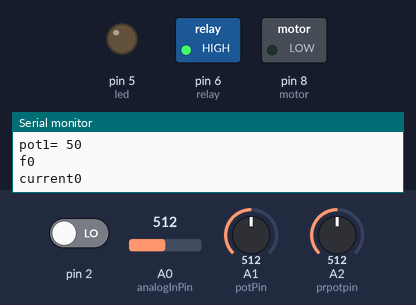
The sketch below on a simulated Arduino Uno, built with avr-gcc and run on an emulated ATmega328P. Shown: switched loads named in the sketch (green lamp = pin HIGH), output pins drawn as LEDs (lit = HIGH), the last lines printed to the serial monitor. Dashed ring = blinking. The test bench sets the inputs (shaded band); at power-on: A1 (potPin) = 512, pin 2 LOW, A2 (prpotpin) = 512, A0 (analogInPin) = 512.

Above: at 1.2 s.
1.3 s: A1 (potPin) set to 107
2.8 s: A1 (potPin) set to 93
4.3 s: pin 2 driven HIGH
6.2 s: A2 (prpotpin) set to 530
At 7.4 s:
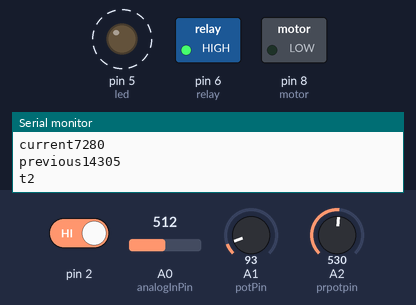
9.2 s: A0 (analogInPin) set to 716
At 10.37 s:
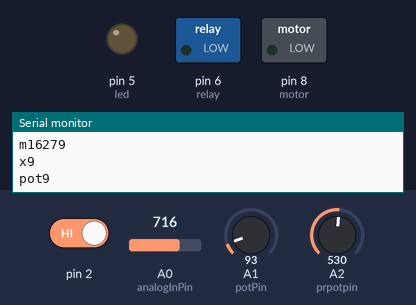
At 11.9 s:
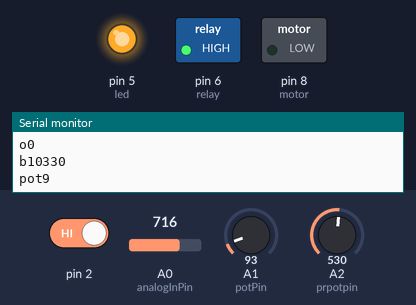
12.2 s: A0 (analogInPin) set to 538
15.2 s: A0 (analogInPin) set to 506
At 16.1 s:
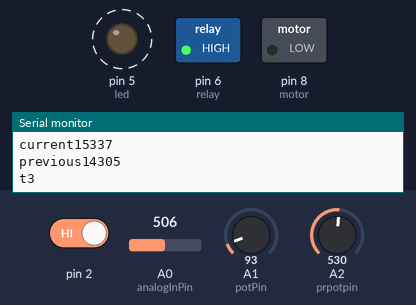
Timing chart, 0 to 19.0 s (numbered marks = the images above; inputs shaded):
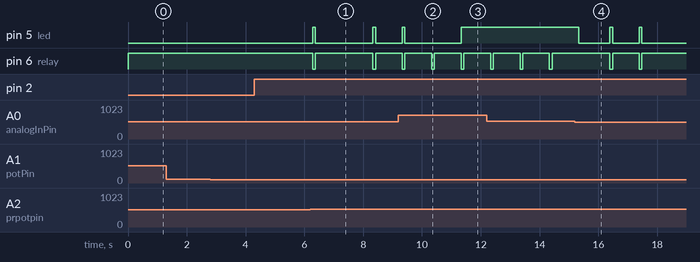

Measured:
- the behaviour switches between 521 and 522 on A2 (prpotpin) (found by bisection; images 0 and 1)
- the behaviour switches between 522 and 521 on A0 (analogInPin) (found by bisection; images 3 and 4)
- after the input at 6.2 s, pin 5 (led): alternates HIGH for 0.09 s and LOW for 2.0 s, starting after 0.08 s
- after the input at 9.2 s, pin 6 (relay): alternates HIGH for 0.91 s and LOW for 0.09 s, starting after 1.1 s
- after the input at 15.2 s, pin 5 (led): alternates HIGH for 0.09 s and LOW for 0.98 s, starting after 0.14 s
- by itself, pin 6 (relay): alternates HIGH for 2.0 s and LOW for 0.09 s

The sketch:

pressure.ino
```cpp
long milNow,milPast;
int z,k,y,s,l,r,le;

 int t=1;
int d=0;
int analogInPin = A0;
    int sensorValue = 0;        // value read from the pressure sensor via the amplifier stage
float outputValue = 0;

unsigned long h,g,j,val,o,b,x,m,w,val1;
unsigned long percent;
unsigned long pot1,prpot;
unsigned long pot();
unsigned long a;

unsigned long current;
unsigned long previous1;

int potPin = A1; // Select the input pin for the potentiometer
int prpotpin = A2;
int led = 5; // Select the pin for the LED
 int relay = 6;
 int motor = 8;
void setup()
{
 pinMode(led, OUTPUT);
 pinMode(relay, OUTPUT);
 pinMode(motor, OUTPUT);
 // Declare the ledPin as an OUTPUT
 Serial.begin(9600);
}

void loop() {
  // The value coming from the sensor
  // The mapped value
 int t=1;
  val = analogRead(potPin);
  val1= analogRead(prpotpin);
  sensorValue = analogRead(analogInPin);
  //outputValue = map(sensorValue, 10, 1023, 0, 100);
 d=0;
 r=0;
 o=0;
 boolean input = digitalRead(2);
 //Serial.print("ff");
 //Serial.println(input);
pot1 = pot( val);
prpot = pot( val1);

 Serial.print("pot1= ");
 Serial.println(pot1);
 /*Serial.print("y=");
 Serial.println(y);*/

 s= mm(input,&j,&d,&r);

 // Serial.print("pe");
 //Serial.println(current - previous1);

// Serial.print("s");
// Serial.println(s);
  switch(s){

  case 3:

   for(;;){

  boolean input = digitalRead(2);
     val = analogRead(potPin);
     val1= analogRead(prpotpin);

      prpot = pot( val1);
       pot1 = pot( val);
     // int l = pot1;
     Serial.print("pot");
 Serial.println(pot1);
     sensorValue = analogRead(analogInPin);
     int pr= pressure(sensorValue);
    if(pr<prpot){

  Serial.print("r");
 Serial.println(r);
  s= mm(input,&j,&d,&r);
 /*if(d=0){

      current = millis();
      h=pot1*1000+10000+j;
      Serial.print("h=");
      Serial.println(h);
      g=current;
      Serial.print("g=");
      Serial.println(g);

      if(g<=h) {
        blink1(pot1);
        }}*/


/*else{
  digitalWrite(led,HIGH);

  }   */


    if(r>2){
      digitalWrite(relay, HIGH);
       digitalWrite(led, LOW);
        digitalWrite(motor, LOW);
      delay(1000);
      r=0;
      break;
      }
    Serial.print("d");
   Serial.println(d);


    if(d%2==0){

      if (d==0){
        current = millis();
      h=pot1*1000+10000+j;
      Serial.print("h=");
      Serial.println(h);
      g=current;
      Serial.print("g=");
      Serial.println(g);

      if(g<=h) {
        blink1(pot1);


        }


    else
       digitalWrite(led,HIGH);
     }

     digitalWrite(motor,LOW);
     }
    else{
        //digitalWrite(led,HIGH);
      digitalWrite(motor,HIGH);
    }
    le = pot1-x;
      le=abs(le);
      Serial.print("le");
   Serial.println(le);
      if(le>2){
       m=b+pot1*1000;
//Serial.print("m");
  // Serial.println(m);
  }
   if( b<m){
        blink1(pot1);

    }

  else{
  digitalWrite(led,HIGH);
  relay1(pot1);
  }

   b=millis();
   if(b-j>=58500){
    digitalWrite(relay, HIGH);
       digitalWrite(led, LOW);
    break;
   }


    Serial.print("b");
   Serial.println(b);
  Serial.print("j");
   Serial.println(j);
   Serial.print("m");
   Serial.println(m);
    x=pot1;
   // int w = x;
    Serial.print("x");
   Serial.println(x);
    }
    else{
    //  for(;;){

 digitalWrite(motor, LOW);
          relay1(pot1);
          digitalWrite(led,HIGH);
            d=0;
      Serial.print("o");
   Serial.println(o);
      o=millis();
     j=o;
       Serial.print("b");
   Serial.println(b);
      if(o-b>=58500){
         digitalWrite(relay, HIGH);
       digitalWrite(led, LOW);

     break;
     }//}
     }}


    break;


  case 2:
    for(;;){
      boolean input = digitalRead(2);
      val = analogRead(potPin);
      pot1 = pot( val);
      Serial.print("pot1");
   Serial.println(pot1);
     sensorValue = analogRead(analogInPin);

 s= mm(input,&j,&d,&r);
         if(s>2){
            digitalWrite(relay, HIGH);
       digitalWrite(led, LOW);
        digitalWrite(motor, LOW);
        delay(1000);
        s=3;
          break;


          }
         if(d>2){
          digitalWrite(relay, HIGH);
       digitalWrite(led, LOW);
        digitalWrite(motor, LOW);
        delay(1000);
        d=0;
          break;

          }


   val1= analogRead(prpotpin);

      prpot = pot( val1);
int pr= pressure(sensorValue);
      if(pr<prpot){


      current = millis();

      h=pot1*1000+10000+j;
      Serial.print("h=");
      Serial.println(h);
      g=current;
      Serial.print("g=");
      Serial.println(g);

      if(g<=h) {
        blink1(pot1);
        }
       else{
            s = mm(input,&j,&d,&r);

         if(s>1){
          digitalWrite(relay, HIGH);
       digitalWrite(led, LOW);
        digitalWrite(motor, LOW);
        t=1;

          break;

          }
      //digitalWrite(led,HIGH);
       digitalWrite(motor,HIGH);
       // relay1(pot1);
            l=pot1-w;
            l=abs(l);
             Serial.print("l");
   Serial.println(l);
          if(l>2){
       m=b+pot1*1000;
Serial.print("m");
   Serial.println(m);
   }
   if( b<m){
        blink1(pot1);

    }
    else{
  digitalWrite(led,HIGH);
  relay1(pot1);
  }


        }
      b=millis();

    w=pot1;
      Serial.print("w");
   Serial.println(w);
     }
     else
     {
      digitalWrite(relay, HIGH);
       digitalWrite(led, LOW);
        digitalWrite(motor, LOW);
        break;
        }
        }

       break;

  default:

  digitalWrite(relay, HIGH);
  digitalWrite(led, LOW);
  digitalWrite(motor, LOW);

  break;


  }}

unsigned long pot( unsigned long x){

 percent = map(x,0,1023,0,100);

 return percent;

}

int blink1(int p) {
  digitalWrite(led, HIGH);
  digitalWrite(relay, LOW);
  // Turn the ledPin on
      delay(p*10);// On time given by percent value
      digitalWrite(led, LOW);
      digitalWrite(relay, HIGH);
       // Turn the ledPin off
      delay(1000 - (p*10));
  }

int mm(boolean f, unsigned long*u,int*v,int*q){
   Serial.print("f");
 Serial.println(f);

if(f == 1){
  milNow= millis();
  *u=milNow;
      if(milNow - milPast>=3000){
         t=3;
       *v=0;
       *q=*q+1;
      }
      else if((milNow - milPast>=200)&&!(milNow - milPast>=3000)){
        t=2;
       *v=*v+1;
        }
 }
  else{
 milPast = millis();
 t=1;
 }
 Serial.print("current");
 Serial.println(milNow);
 Serial.print("previous1");
 Serial.println(milPast);
 Serial.print("t");
 Serial.println(t);
  return t;
  }

  int pressure(int z){

  outputValue = map(z, 0, 1023, 0, 100);
       return outputValue;

  }

int relay1(int p){


  digitalWrite(relay, LOW);
  // Turn the ledPin on
      delay(p*10);// On time given by percent value

       digitalWrite(relay, HIGH);// Turn the ledPin off
      delay(1000 - (p*10));


}
```
